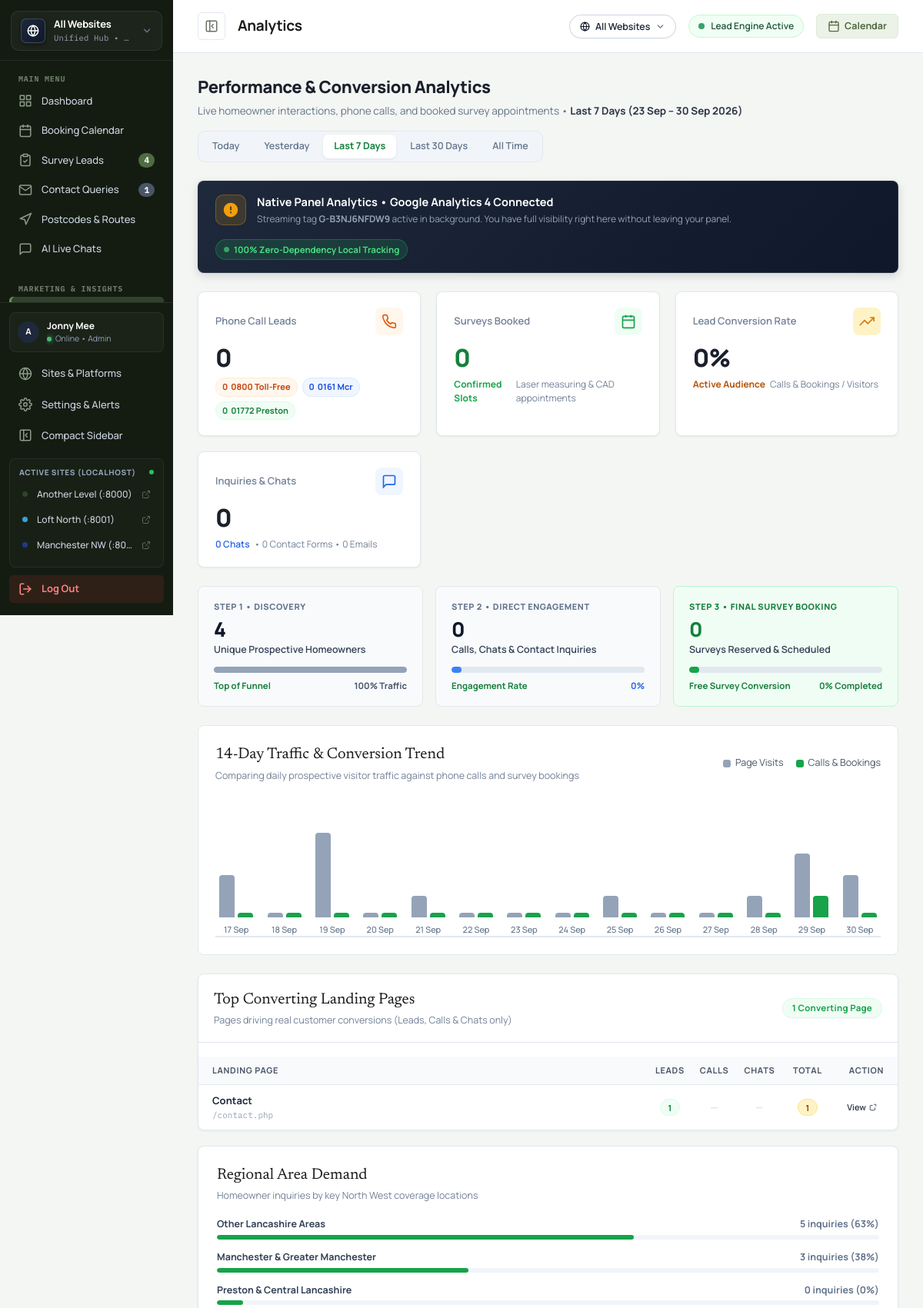
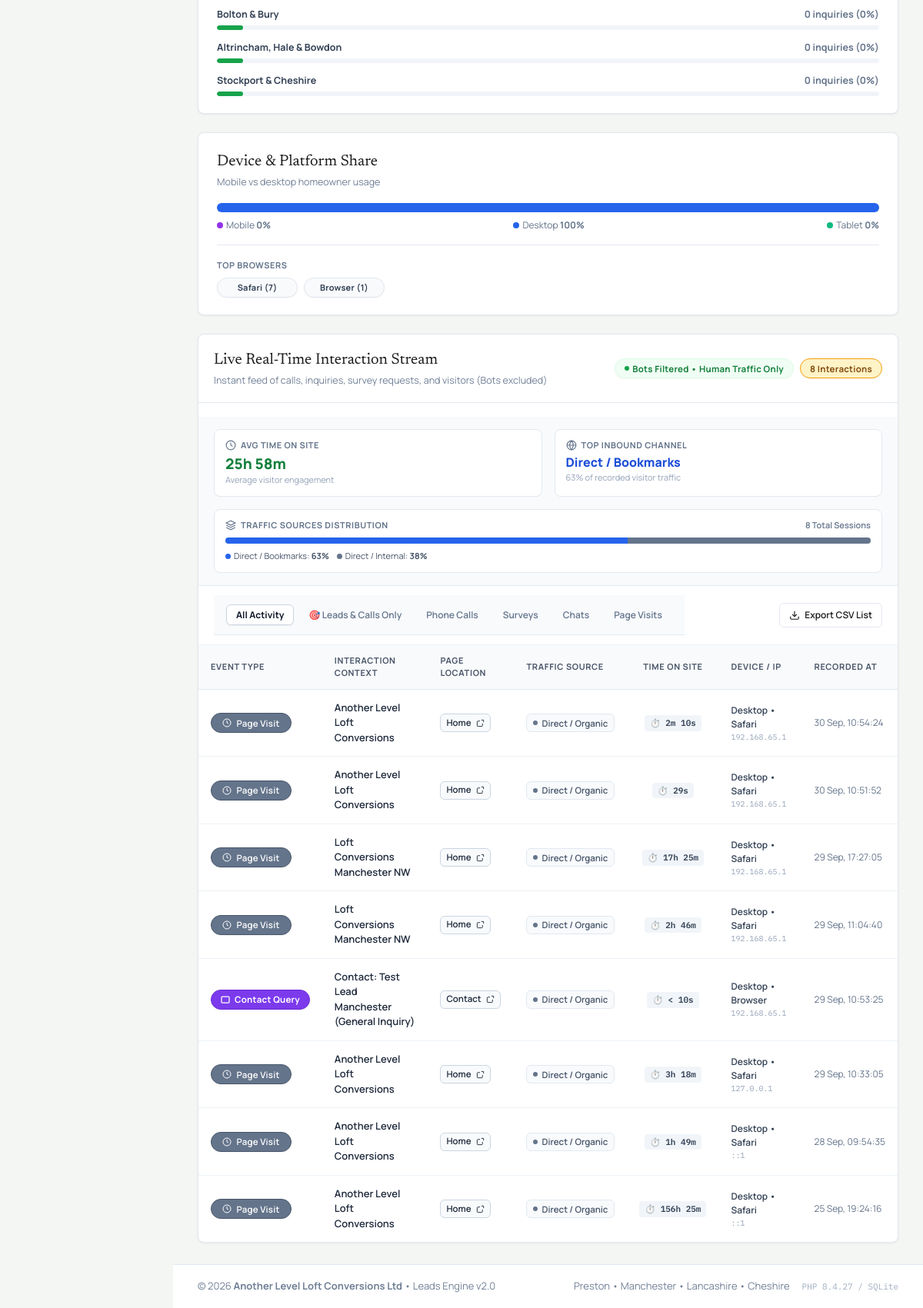
The app's page /panel/analytics.php (signed in) with its own data (2 pictures, top to bottom).
### tables this page shows
CREATE TABLE sites (
                id INTEGER PRIMARY KEY AUTOINCREMENT,
                site_key TEXT UNIQUE NOT NULL,
                name TEXT NOT NULL,
                short_name TEXT NOT NULL,
                color TEXT NOT NULL,
                badge_bg TEXT NOT NULL,
                domain TEXT,
                phone TEXT,
                email TEXT,
                is_active INTEGER DEFAULT 1,
                created_at DATETIME DEFAULT CURRENT_TIMESTAMP
            );

CREATE TABLE settings (
            key TEXT PRIMARY KEY,
            value TEXT NOT NULL,
            updated_at DATETIME DEFAULT CURRENT_TIMESTAMP
        );

CREATE TABLE events_tracking (
            id INTEGER PRIMARY KEY AUTOINCREMENT,
            event_type TEXT NOT NULL, -- 'call_click', 'chat_click'
            event_target TEXT,        -- phone number or chat title
            source_page TEXT,
            ip_address TEXT,
            device_type TEXT,
            browser TEXT,
            created_at DATETIME DEFAULT CURRENT_TIMESTAMP
        , referrer TEXT, duration_seconds INTEGER DEFAULT 0, traffic_source TEXT DEFAULT 'Direct / Bookmarks', is_bot INTEGER DEFAULT 0, session_id TEXT, site_id INTEGER DEFAULT 1);

### panel/analytics.php (the view, shortened to what the rows shown need)
<?php
require_once __DIR__ . '/includes/auth.php';
$range = $_GET['range'] ?? '7days';
switch ($range) {
    case '7days':
    default:
        $eventWhere = "created_at >= date('now', '-7 days')";
        break;
}
$eventWhere .= " AND (is_bot = 0 OR is_bot IS NULL)";
require_once __DIR__ . '/includes/sites.php';
$eventsStmt = $db->query("
    SELECT * FROM events_tracking
    WHERE {$eventWhere}
    ORDER BY id DESC
    LIMIT 50
");
$recentEvents = $eventsStmt->fetchAll(PDO::FETCH_ASSOC);
$gaId = getSetting('ga_measurement_id', 'G-B3NJ6NFDW9');
$pageTitle = "Analytics";
require_once __DIR__ . '/includes/header.php';
?>
<div class="analytics-header-bar">
  <div>
    <h2 class="analytics-header-title">Performance &amp; Conversion Analytics</h2>
  </div>
</div>
<div class="ga4-sync-banner">
  <div class="ga4-sync-left">
    <div>
      <div class="ga4-sync-sub">
        Streaming tag <strong><?php echo htmlspecialchars($gaId); ?></strong> active in background. You have full visibility right here without leaving your panel.
      </div>
    </div>
  </div>
</div>
<div class="panel-grid-2-1" style="display:grid;grid-template-columns:1.8fr 1.2fr;gap:24px;margin-bottom:24px">
  <div class="panel-card" style="padding:0;overflow:hidden">
    <div class="table-responsive">
      <table class="panel-table panel-table-compact" style="width:100%">
        <thead>
          <tr>
            <th style="padding-left:18px">Landing Page</th>
            <th style="text-align:center;width:55px">Leads</th>
            <th style="text-align:center;width:55px">Calls</th>
            <th style="text-align:center;width:55px">Chats</th>
            <th style="text-align:center;width:65px">Total</th>
            <th style="text-align:right;padding-right:18px;width:75px">Action</th>
          </tr>
        </thead>
      </table>
    </div>
  </div>
</div>
<div class="panel-card" style="padding:0;overflow:hidden">
  <div class="table-responsive">
    <table class="panel-table analytics-table" id="liveActivityTable">
      <thead>
        <tr>
          <th style="white-space:nowrap;min-width:130px">Event Type</th>
          <th>Interaction Context</th>
          <th>Page Location</th>
          <th>Traffic Source</th>
          <th style="text-align:center">Time on Site</th>
          <th>Device / IP</th>
          <th>Recorded At</th>
        </tr>
      </thead>
      <tbody>
        <?php if (empty($recentEvents)): ?>
          <tr>
            <td colspan="7" style="text-align:center;padding:48px;color:#94A3B8">
              No live interactions recorded for this date filter.
            </td>
          </tr>
        <?php else: ?>
          <?php
            $eventIdx = 0;
            foreach ($recentEvents as $e):
              $eventIdx++;
              $isExtra = $eventIdx > 8;
              $isConv = in_array($e['event_type'], ['call_click', 'chat_click', 'survey_booked', 'contact_submitted'], true);
          ?>
            <tr data-type="<?php echo htmlspecialchars((string)$e['event_type']); ?>" data-is-conv="<?php echo $isConv ? '1' : '0'; ?>" class="<?php echo $isExtra ? 'stream-row-extra' : ''; ?>">
              <td style="white-space:nowrap">
                <?php if ($e['event_type'] === 'call_click'): ?>
                  <span class="badge" style="background:#C2410C;color:#FFFFFF;border:1px solid #9A3412;font-weight:700;display:inline-flex;align-items:center;gap:6px">
                    <svg width="12" height="12" viewBox="0 0 24 24" fill="none" stroke="currentColor" stroke-width="2.5" stroke-linecap="round" stroke-linejoin="round"><path d="M22 16.92v3a2 2 0 0 1-2.18 2 19.79 19.79 0 0 1-8.63-3.07 19.5 19.5 0 0 1-6-6 19.79 19.79 0 0 1-3.07-8.67A2 2 0 0 1 4.11 2h3a2 2 0 0 1 2 1.72 12.84 12.84 0 0 0 .7 2.81 2 2 0 0 1-.45 2.11L8.09 9.91a16 16 0 0 0 6 6l1.27-1.27a2 2 0 0 1 2.11-.45 12.84 12.84 0 0 0 2.81.7A2 2 0 0 1 22 16.92z"></path></svg>
                    Phone Call
                  </span>
                <?php elseif ($e['event_type'] === 'contact_submitted'): ?>
                  <span class="badge" style="background:#7C3AED;color:#FFFFFF;border:1px solid #6D28D9;font-weight:700;display:inline-flex;align-items:center;gap:6px">
                    <svg width="12" height="12" viewBox="0 0 24 24" fill="none" stroke="currentColor" stroke-width="2.5"><path d="M4 4h16c1.1 0 2 .9 2 2v12c0 1.1-.9 2-2 2H4c-1.1 0-2-.9-2-2V6c0-1.1.9-2 2-2z"></path></svg>
                    Contact Query
                  </span>
                <?php elseif ($e['event_type'] === 'page_view'): ?>
                  <span class="badge" style="background:#64748B;color:#FFFFFF;border:1px solid #475569;font-weight:600;display:inline-flex;align-items:center;gap:6px">
                    <svg width="12" height="12" viewBox="0 0 24 24" fill="none" stroke="currentColor" stroke-width="2"><circle cx="12" cy="12" r="10"></circle><polyline points="12 6 12 12 16 14"></polyline></svg>
                    Page Visit
                  </span>
                <?php else: ?>
                  <span class="badge" style="background:#374151;color:#FFFFFF"><?php echo htmlspecialchars((string)$e['event_type']); ?></span>
                <?php endif; ?>
              </td>
              <td style="font-size:13px;font-weight:600;color:#1E293B">
                <?php echo htmlspecialchars((string)($e['event_target'] ?? '')); ?>
              </td>
              <td>
                <?php
                  $pageTarget = ltrim((string)($e['source_page'] ?? 'index.php'), '/');
                  $analyticsLink = getSitePageUrl($e['site_id'] ?? 1, $pageTarget);
                ?>
                <a href="<?php echo htmlspecialchars($analyticsLink); ?>" target="_blank" class="source-pill" title="<?php echo htmlspecialchars((string)($e['source_page'] ?? '/')); ?>">
                  <span><?php echo htmlspecialchars(formatPageLocation($e['source_page'] ?? '')); ?></span>
                  <svg width="11" height="11" viewBox="0 0 24 24" fill="none" stroke="currentColor" stroke-width="2"><path d="M18 13v6a2 2 0 0 1-2 2H5a2 2 0 0 1-2-2V8a2 2 0 0 1 2-2h6"></path><polyline points="15 3 21 3 21 9"></polyline></svg>
                </a>
              </td>
              <td>
                <?php echo formatTrafficSourceBadge((string)($e['traffic_source'] ?: 'Direct / Bookmarks')); ?>
              </td>
              <td style="text-align:center">
                <span class="duration-pill" title="Duration active on site">
                  ⏱️ <?php echo formatDurationSeconds((int)($e['duration_seconds'] ?? 0)); ?>
                </span>
              </td>
              <td>
                <div style="font-size:12px;font-weight:600;color:#334155"><?php echo htmlspecialchars((string)($e['device_type'] ?: 'Desktop')); ?> &bull; <?php echo htmlspecialchars((string)($e['browser'] ?: 'Web')); ?></div>
                <div style="font-family:'IBM Plex Mono',monospace;font-size:10px;color:#94A3B8"><?php echo htmlspecialchars((string)($e['ip_address'] ?? 'N/A')); ?></div>
              </td>
              <td style="font-size:12px;color:#64748B;white-space:nowrap">
                <?php echo date('d M, H:i:s', strtotime((string)$e['created_at'])); ?>
              </td>
            </tr>
          <?php endforeach; ?>
        <?php endif; ?>
      </tbody>
    </table>
  </div>
</div>
<?php require_once __DIR__ . '/includes/footer.php'; ?>

### panel/includes/header.php (shortened to what the rows shown need)
<?php
require_once __DIR__ . '/auth.php';
require_once __DIR__ . '/sites.php';
$currentUser = getCurrentUser();
$allSitesList = getAllSites();
?>
<!DOCTYPE html>
<html lang="en">
<head>
  <link rel="stylesheet" href="css/panel.css?v=<?php echo time(); ?>">
</head>
<body class="panel-body">
<div class="panel-wrapper">
  <aside class="panel-sidebar" id="panelSidebar">
    <div class="sidebar-footer">
      <div class="sidebar-user-mini" style="display:flex;align-items:center;gap:10px;padding:8px 10px;margin-bottom:8px;border-radius:8px;background:rgba(255,255,255,0.03);border:1px solid rgba(255,255,255,0.06);">
        <div class="user-avatar" style="width:28px;height:28px;font-size:11px;background:#1E293B;color:#FFFFFF;border-radius:50%;display:flex;align-items:center;justify-content:center;font-weight:700;flex-shrink:0;">
          <?php echo strtoupper(substr($currentUser['username'] ?? 'J', 0, 1)); ?>
        </div>
        <div style="flex:1;min-width:0;overflow:hidden">
          <div style="font-size:12px;font-weight:700;color:#FFFFFF;white-space:nowrap;overflow:hidden;text-overflow:ellipsis">
            <?php echo htmlspecialchars($currentUser['full_name'] ?? 'Jonny Mee'); ?>
          </div>
          <div style="font-size:10.5px;color:#94A3B8;display:flex;align-items:center;gap:5px">
            <span class="status-dot-green"></span> Online &bull; Admin
          </div>
        </div>
      </div>
      <div class="sidebar-live-sites-wrap" style="margin: 8px 0 4px; padding: 10px 8px; border-radius: 8px; background: rgba(255,255,255,0.02); border: 1px solid rgba(255,255,255,0.06);">
        <?php foreach ($allSitesList as $sItem):
          $sPort = 8000 + ((int)$sItem['id'] - 1);
          $sUrl = getSitePageUrl($sItem['id'], '/');
        ?>
          <a href="<?php echo htmlspecialchars($sUrl); ?>" target="_blank" rel="noopener" class="nav-link" title="Open <?php echo htmlspecialchars($sItem['name']); ?> (Port <?php echo $sPort; ?>)" style="color:#CBD5E1;font-size:12px;padding:6px 8px;margin-bottom:3px">
            <span style="width:7px;height:7px;border-radius:50%;background:<?php echo htmlspecialchars($sItem['color']); ?>;display:inline-block;flex-shrink:0;"></span>
            <span style="overflow:hidden;text-overflow:ellipsis;white-space:nowrap;flex:1"><?php echo htmlspecialchars($sItem['short_name']); ?> (:<?php echo $sPort; ?>)</span>
            <svg viewBox="0 0 24 24" width="12" height="12" fill="none" stroke="currentColor" stroke-width="2" style="opacity:0.6"><path d="M18 13v6a2 2 0 0 1-2 2H5a2 2 0 0 1-2-2V8a2 2 0 0 1 2-2h6"></path><polyline points="15 3 21 3 21 9"></polyline><line x1="10" y1="14" x2="21" y2="3"></line></svg>
          </a>
        <?php endforeach; ?>
      </div>
    </div>
  </aside>
  <div class="panel-main">
    <header class="panel-topbar">
      <div class="topbar-left">
        <div class="mobile-topbar-brand">
          <div>
            <h1 class="topbar-title">
              <span class="topbar-title-full"><?php echo htmlspecialchars($pageTitle); ?></span>
            </h1>
          </div>
        </div>
      </div>
    </header>
    <main class="panel-content">

### panel/includes/db.php (shortened to what the rows shown need)
<?php
function getDb(): PDO {
    static $db = null;
    if ($db !== null) {
        return $db;
    }
    $dataDir = dirname(__DIR__, 2) . '/data';
    $dbPath = $dataDir . '/database.sqlite';
    try {
        $db = new PDO('sqlite:' . $dbPath);
        $db->setAttribute(PDO::ATTR_ERRMODE, PDO::ERRMODE_EXCEPTION);
        $db->setAttribute(PDO::ATTR_DEFAULT_FETCH_MODE, PDO::FETCH_ASSOC);
        $db->exec('PRAGMA journal_mode = WAL;');
        $db->exec('PRAGMA foreign_keys = ON;');
        return $db;
    } catch (PDOException $e) {
        error_log('Database connection error: ' . $e->getMessage());
        throw $e;
    }
}
function getSetting(string $key, string $default = ''): string {
    $db = getDb();
    $stmt = $db->prepare("SELECT value FROM settings WHERE key = :k LIMIT 1");
    $stmt->execute([':k' => $key]);
    $val = $stmt->fetchColumn();
    return $val !== false ? (string)$val : $default;
}
if (!function_exists('formatPageLocation')) {
    function formatPageLocation(?string $pageUrl): string {
        if (empty($pageUrl) || $pageUrl === '/' || $pageUrl === '/index.php' || $pageUrl === 'index.php') {
            return 'Home';
        }
        $cleaned = strtolower(ltrim(trim($pageUrl), '/'));
        $base = basename($cleaned, '.php');
        $words = str_replace(['-', '_'], ' ', $base);
        $words = preg_replace('/\bloft conversions in\b/i', '', $words);
        $words = preg_replace('/\bloft conversion\b/i', '', $words);
        $words = trim(preg_replace('/\s+/', ' ', $words));
        return ucwords($words ?: 'General');
    }
}
function formatDurationSeconds(int $seconds): string {
    if ($seconds <= 0) return '< 10s';
    if ($seconds < 60) return "{$seconds}s";
    $mins = floor($seconds / 60);
    $secs = $seconds % 60;
    if ($mins >= 60) {
        $hours = floor($mins / 60);
        $remMins = $mins % 60;
        return "{$hours}h {$remMins}m";
    }
    return $secs > 0 ? "{$mins}m {$secs}s" : "{$mins}m";
}
function formatTrafficSourceBadge(string $source): string {
    $s = htmlspecialchars($source);
    if (str_contains($source, 'Direct')) {
        return '<span class="traffic-source-pill source-direct"><span class="source-dot direct"></span>Direct / Organic</span>';
    }
    return '<span class="traffic-source-pill source-referral"><span class="source-dot referral"></span>' . $s . '</span>';
}

### records on screen
sites: short_name "Another Level", id "8000"
sites: short_name "Loft North", id "8001"
sites: short_name "Manchester NW", id "80…"
settings: value "G-B3NJ6NFDW9"
events_tracking: event_type "page_view" (drawn), event_target "Another Level Loft Conversions", source_page "Home", shows "Direct / Organic", duration_seconds "2m 10s", device_type "Desktop", browser "Safari", ip_address "192.168.65.1", created_at "30 Sep, 10:54:24"
events_tracking: event_type "page_view" (drawn), event_target "Another Level Loft Conversions", source_page "Home", shows "Direct / Organic", duration_seconds "29s", device_type "Desktop", browser "Safari", ip_address "192.168.65.1", created_at "30 Sep, 10:51:52"
events_tracking: event_type "page_view" (drawn), event_target "Loft Conversions Manchester NW", source_page "Home", shows "Direct / Organic", duration_seconds "17h 25m", device_type "Desktop", browser "Safari", ip_address "192.168.65.1", created_at "29 Sep, 17:27:05"
events_tracking: event_type "page_view" (drawn), event_target "Loft Conversions Manchester NW", source_page "Home", shows "Direct / Organic", duration_seconds "2h 46m", device_type "Desktop", browser "Safari", ip_address "192.168.65.1", created_at "29 Sep, 11:04:40"
events_tracking: shows "Contact Query", event_target "Contact: Test Lead Manchester (General Inquiry)", source_page "Contact", shows "Direct / Organic", duration_seconds "< 10s", device_type "Desktop", browser "Browser", ip_address "192.168.65.1", created_at "29 Sep, 10:53:25"
events_tracking: event_type "page_view" (drawn), event_target "Another Level Loft Conversions", source_page "Home", shows "Direct / Organic", duration_seconds "3h 18m", device_type "Desktop", browser "Safari", ip_address "127.0.0.1", created_at "29 Sep, 10:33:05"
events_tracking: event_type "page_view" (drawn), event_target "Another Level Loft Conversions", source_page "Home", shows "Direct / Organic", duration_seconds "1h 49m", device_type "Desktop", browser "Safari", ip_address "::1", created_at "28 Sep, 09:54:35"
events_tracking: event_type "page_view" (drawn), event_target "Another Level Loft Conversions", source_page "Home", shows "Direct / Organic", duration_seconds "156h 25m", device_type "Desktop", browser "Safari", ip_address "::1", created_at "25 Sep, 19:24:16"

### other values on screen
$newBookingsCount "4"
$newContactsCount "1"
substr($currentUser['username'] ?? 'J', 0, 1) "A"
$currentUser['full_name'] "Jonny Mee"
$pageTitle "Analytics"
$rangeLabel "Last 7 Days (23 Sep – 30 Sep 2026)"
$totalCalls "0"
$calls0800 "0"
$callsMcr "0"
$callsPrs "0"
$totalBookings "0"
$convRate "0"
$totalChats + $totalContacts + $totalEmails "0"
$totalChats "0"
$totalContacts "0"
